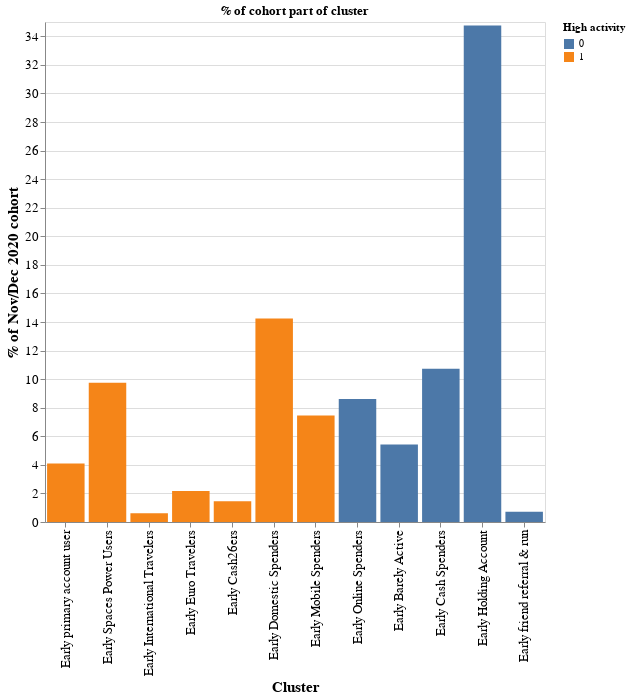

Source (notebook cell):
### Code cell
df = pd.read_csv(path)

di = {
    "E1": "Early Spaces Power Users",
    "E2": "Early International Travelers",
    "E3": "Early Euro Travelers",
    "E5": "Early Domestic Spenders",
    "E4": "Early Cash26ers",
    "E6": "Early Mobile Spenders",
    "E7": "Early Online Spenders",
    "E8": "Early Barely Active",
    "E9": "Early Cash Spenders",
    "E10": "Early Holding Account",
    "E11": "Early friend referral & run",
    "E12": "Early primary account user",
}

rank = {
    "Early primary account user": 0,
    "Early Spaces Power Users": 1,
    "Early International Travelers": 2,
    "Early Euro Travelers": 3,
    "Early Cash26ers": 4,
    "Early Domestic Spenders": 5,
    "Early Mobile Spenders": 6,
    "Early Online Spenders": 7,
    "Early Barely Active": 8,
    "Early Cash Spenders": 9,
    "Early Holding Account": 10,
    "Early friend referral & run": 11,
}

high = {
    "Early primary account user": 1,
    "Early Spaces Power Users": 1,
    "Early International Travelers": 1,
    "Early Euro Travelers": 1,
    "Early Cash26ers": 1,
    "Early Domestic Spenders": 1,
    "Early Mobile Spenders": 1,
    "Early Online Spenders": 0,
    "Early Barely Active": 0,
    "Early Cash Spenders": 0,
    "Early Holding Account": 0,
    "Early friend referral & run": 0,
}


df["cluster_new"] = df["cluster_new"].map(di)
df = df.loc[df["kycc_cohort"] == "2020-12-01", :]
df["rank"] = df["cluster_new"].map(rank)
df["high"] = df["cluster_new"].map(high)

df = df.groupby(["cluster_new", "rank", "high"])["user_id"].agg("nunique").reset_index()
df["perc"] = 100 * df["user_id"] / df["user_id"].sum()

# Configure common options
alt.Chart(df).mark_bar().encode(
    x=alt.X(
        "cluster_new:N",
        sort=alt.SortField("rank", order="ascending"),
        axis=alt.Axis(title="Cluster"),
    ),
    y=alt.Y("perc:Q", axis=alt.Axis(title="% of Nov/Dec 2020 cohort")),
    color=alt.Color("high:N", legend=alt.Legend(title="High activity")),
).properties(width=500, height=500, title="% of cohort part of cluster").configure_axis(
    labelFontSize=13, titleFontSize=15
)

### Figure 1 — Vega-Lite specification as saved in the notebook (floating-point values rounded to 4 significant figures)
{"config": {"view": {"continuousWidth": 400, "continuousHeight": 300}, "axis": {"labelFontSize": 13, "titleFontSize": 15}}, "data": {"name": "data-0d260d3cce4b4073f022d3d479da8031"}, "mark": "bar", "encoding": {"color": {"type": "nominal", "field": "high", "legend": {"title": "High activity"}}, "x": {"type": "nominal", "axis": {"title": "Cluster"}, "field": "cluster_new", "sort": {"field": "rank", "order": "ascending"}}, "y": {"type": "quantitative", "axis": {"title": "% of Nov/Dec 2020 cohort"}, "field": "perc"}}, "height": 500, "title": "% of cohort part of cluster", "width": 500, "$schema": "https://vega.github.io/schema/vega-lite/v4.8.1.json", "datasets": {"data-0d260d3cce4b4073f022d3d479da8031": [{"cluster_new": "Early Barely Active", "rank": 8, "high": 0, "user_id": 543, "perc": 5.43}, {"cluster_new": "Early Cash Spenders", "rank": 9, "high": 0, "user_id": 1072, "perc": 10.72}, {"cluster_new": "Early Cash26ers", "rank": 4, "high": 1, "user_id": 145, "perc": 1.45}, {"cluster_new": "Early Domestic Spenders", "rank": 5, "high": 1, "user_id": 1425, "perc": 14.25}, {"cluster_new": "Early Euro Travelers", "rank": 3, "high": 1, "user_id": 217, "perc": 2.17}, {"cluster_new": "Early Holding Account", "rank": 10, "high": 0, "user_id": 3475, "perc": 34.75}, {"cluster_new": "Early International Travelers", "rank": 2, "high": 1, "user_id": 61, "perc": 0.61}, {"cluster_new": "Early Mobile Spenders", "rank": 6, "high": 1, "user_id": 746, "perc": 7.46}, {"cluster_new": "Early Online Spenders", "rank": 7, "high": 0, "user_id": 861, "perc": 8.61}, {"cluster_new": "Early Spaces Power Users", "rank": 1, "high": 1, "user_id": 974, "perc": 9.74}, {"cluster_new": "Early friend referral & run", "rank": 11, "high": 0, "user_id": 71, "perc": 0.71}, {"cluster_new": "Early primary account user", "rank": 0, "high": 1, "user_id": 410, "perc": 4.1}]}}
